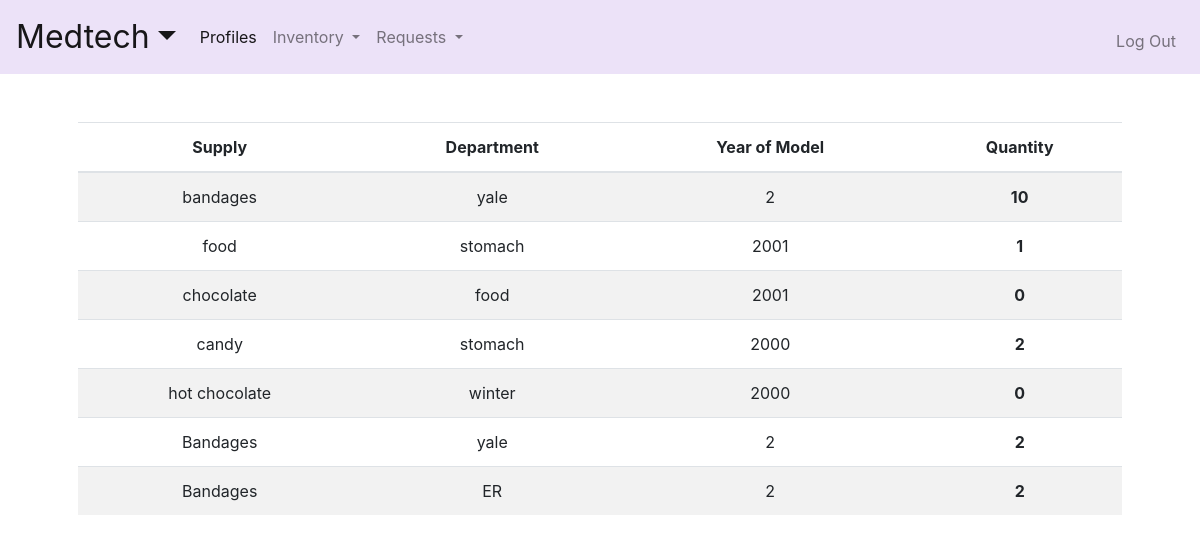
The page /inventory (signed in) on the database its author committed.
### tables this page shows
CREATE TABLE 'Supplies' ('id' integer PRIMARY KEY AUTOINCREMENT NOT NULL, 'name' text, 'department' text, 'quantity' integer, 'brand' text, 'year' integer, 'user_id' INTEGER);

### application.py (the view)
@app.route("/inventory")
@login_required
def inventory():
    inventory = db.execute(
        "SELECT * FROM supplies WHERE user_id=?", session["user_id"])
    return render_template("inventory.html", inventory=inventory)

### application.py (called while the page is built)
@app.after_request
def after_request(response):
    response.headers["Cache-Control"] = "no-cache, no-store, must-revalidate"
    response.headers["Expires"] = 0
    response.headers["Pragma"] = "no-cache"
    return response

### helpers.py (called while the page is built)
def login_required(f):
    @wraps(f)
    def decorated_function(*args, **kwargs):
        if session.get("user_id") is None:
            return redirect("/login")
        return f(*args, **kwargs)
    return decorated_function

### templates/inventory.html (shortened to what this page needs)
{% extends "layout.html" %}
{% block main %}
    <table class="table table-striped">
        <thead>
            <tr>
                <th>Supply</th>
                <th>Department</th>
                <th>Year of Model</th>
                <th>Quantity</th>
            </tr>
        </thead>
        {% for item in inventory %}
            <tr>
                <td>{{ item["name"] }}</td>
                <td>{{ item["department"] }}</td>
                <td>{{ item["year"] }}</td>
                <th>{{ item["quantity"] }}</th>
            </tr>
        {%endfor%}
    </table>
{% endblock %}

### rows shown on the page
Supplies: name "bandages", department "yale", year "2", quantity "10"
Supplies: name "food", department "stomach", year "2001", quantity "1"
Supplies: name "chocolate", department "food", year "2001", quantity "0"
Supplies: name "candy", department "stomach", year "2000", quantity "2"
Supplies: name "hot chocolate", department "winter", year "2000", quantity "0"
Supplies: name "Bandages", department "yale", year "2", quantity "2"
Supplies: name "Bandages", department "ER", year "2", quantity "2"
